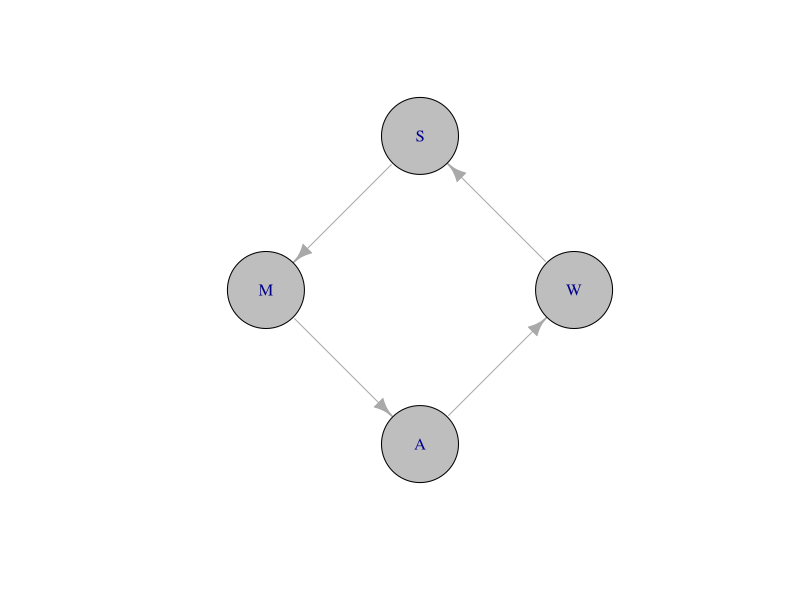

Here is the R script that generated this plot: (Note: this script raises an error after producing the figure.)
## ---- chunk 1
knitr::opts_chunk$set(echo = FALSE, warning = FALSE, 
                      message = FALSE,
                      fig.align = "center",
                      out.width = "600px")
## ---- chunk 2
library(igraph)
el <- rbind(c("W","S"), c("S","M"), c("M", "A"), c("A", "W"))
g <- graph_from_edgelist(el)
g$layout <- layout_in_circle
plot(g, vertex.size=50, vertex.color="gray")
## ---- chunk 3
knitr::include_graphics("https://images-na.ssl-images-amazon.com/images/I/31fzXc46omL._SX312_BO1,204,203,200_.jpg")
## ---- chunk 4
knitr::include_graphics("img/perception-action-cycle.jpg")
## ---- chunk 5
knitr::include_graphics("img/swanson-book-fig-10.12.jpg")
## ---- chunk 6
knitr::include_graphics("img/swanson-2005-fig-1.jpg")
## ---- chunk 7
knitr::include_graphics("img/nested-causality.jpeg")
## ---- chunk 8
knitr::include_graphics("img/biopsych-table-8.1.jpg")
## ---- chunk 9
knitr::include_graphics("http://droualb.faculty.mjc.edu/Course%20Materials/Physiology%20101/Chapter%20Notes/Fall%202007/figure_10_03_labeled.jpg")
## ---- chunk 10
knitr::include_graphics("https://onlinelibrary.wiley.com/cms/asset/b8b78ab1-4a85-4add-86cb-d389fb0988b1/mnfr3528-fig-0001-m.jpg")
## ---- chunk 11
knitr::include_graphics("http://hearinghealthmatters.org/waynesworld/files/2012/06/Fourier-Analysis.gif")
## ---- chunk 12
knitr::include_graphics("https://images.unsplash.com/photo-1519699486208-1293e479cb98?ixlib=rb-1.2.1&ixid=eyJhcHBfaWQiOjEyMDd9&w=1000&q=80")
## ---- chunk 13
knitr::include_graphics("img/tactile-receptive-field.jpg")
## ---- chunk 14
knitr::include_graphics("https://brainconnection.brainhq.com/wp-content/uploads/2004/03/photoreceptors-f1.png")
## ---- chunk 15
knitr::include_graphics("https://foundationsofvision.stanford.edu/wp-content/uploads/2012/02/orientedRF-1024x602.png")
## ---- chunk 16
knitr::include_graphics("http://www.d.umn.edu/~jfitzake/Lectures/UndergradPharmacy/SensoryPhysiology/Audition/Figures/ColoradoA1TonotopicMap.jpg")
## ---- chunk 17
knitr::include_graphics("https://arvo.silverchair-cdn.com/arvo/content_public/journal/jov/933499/m_jov-3-10-1-fig001.jpeg?Expires=1637668920&Signature=LC96WRpdIBZ9bh6K~8YsUW6qc0Nccb7GXk6f8O~PV8u0cSqBZ84NNGZJSslPQSkMqjFaJTlyT9De3Ul-erzKVEFstsle3x24-J8wL4wChjSww-IJfzOkA8cbyQZc8sOTvvbt-AbbpTXWu95eHqksTRuqbIGSgKFyqxCW1koirm3sVYqKcmsh35sOgixKkvkYbRL7tMOIkV1Ng8sEasx-T1owZFNEL9DPGnHBzyllMUfvrPvgkv2y067wEbIyDVvM9Xsd15FLQOztcio7nMobeMYtq9sBRVE7qChM6PYOVbANGQKs8nsPRm60jW7VhMp8NVlDNoCttiRP09WEKYBz6w__&Key-Pair-Id=APKAIE5G5CRDK6RD3PGA")
## ---- chunk 18
knitr::include_graphics("http://bio1152.nicerweb.com/Locked/media/ch49/49_16-MotorSensoryCorts-L.jpg")
## ---- chunk 19
knitr::include_graphics("img/two-point-thresholds.jpg")
## ---- chunk 20
knitr::include_graphics("https://upload.wikimedia.org/wikipedia/commons/5/51/Front_of_Sensory_Homunculus.gif")
## ---- chunk 21
knitr::include_graphics("https://upload.wikimedia.org/wikipedia/commons/thumb/2/27/AcuityHumanEye.svg/270px-AcuityHumanEye.svg.png")
## ---- chunk 22
knitr::include_graphics("http://auditoryneuroscience.com/sites/default/files/inline-images/HLdata_0.png")
## ---- chunk 23
knitr::include_graphics("img/swanson-11.4.jpg")
## ---- chunk 24
knitr::include_graphics("img/biopsych-fig-5.5.jpg")
## ---- chunk 25
knitr::include_graphics("img/biospsych-labeled-lines.jpg")
## ---- chunk 26
knitr::include_graphics("img/em-spectrum.jpg")
## ---- chunk 27
knitr::include_graphics("img/hud2014_1000c.jpg")
## ---- chunk 28
knitr::include_graphics("https://sites.google.com/site/obeluwa/_/rsrc/1372214890170/skin/introduction-to-diffuse-reflectance-spectroscopy/sample-spectra.png")
## ---- chunk 29
knitr::include_graphics("img/reflectance-spectrum.gif")
## ---- chunk 30
knitr::include_graphics("img/OpticArray.jpg")
## ---- chunk 31
knitr::include_graphics("img/rgb-monitor.jpg")
## ---- chunk 32
knitr::include_graphics("img/how-camera-works.jpg")
## ---- chunk 33
knitr::include_graphics("img/the-eye-ksj.jpg")
## ---- chunk 34
knitr::include_graphics("img/the-eye.jpg")
## ---- chunk 35
knitr::include_graphics("img/retinal-image.jpg")
## ---- chunk 36
knitr::include_graphics("img/visual-fields.jpg")
## ---- chunk 37
knitr::include_graphics("img/fovea.jpg")
## ---- chunk 38
knitr::include_graphics("img/acuity-across-visual-field.jpg")
## ---- chunk 39
knitr::include_graphics("img/acuity-across-visual-field-graph.jpg")
## ---- chunk 40
knitr::include_graphics("img/two-point-thresholds.jpg")
## ---- chunk 41
knitr::include_graphics("img/photoreceptors.jpg")
## ---- chunk 42
knitr::include_graphics("https://foundationsofvision.stanford.edu/wp-content/uploads/2012/02/rod.cone_.distribution2-1024x467.png")
## ---- chunk 43
knitr::include_graphics("img/1416_Color_Sensitivity.jpg")
## ---- chunk 44
knitr::include_graphics("img/retinal-layers.jpg")
## ---- chunk 45
knitr::include_graphics("img/on-center-off-center-receptive-fields.jpg")
## ---- chunk 46
knitr::include_graphics("img/RGBOpponent.gif")
## ---- chunk 47
knitr::include_graphics("img/eye-to-brain.jpg")
## ---- chunk 48
knitr::include_graphics("img/lgn.jpg")
## ---- chunk 49
knitr::include_graphics("img/eye-to-brain.jpg")
## ---- chunk 50
knitr::include_graphics("http://www.scholarpedia.org/w/images/3/3a/03-Human-V1.png")
## ---- chunk 51
knitr::include_graphics("img/mri-v1-retinotopy.jpg")
## ---- chunk 52
knitr::include_graphics("img/cortical-hypercolumn.jpg")
## ---- chunk 53
knitr::include_graphics("img/dir.selective.png")
## ---- chunk 54
knitr::include_graphics("http://www.scholarpedia.org/w/images/9/99/11-Hubel-Wiesel-model.png")
## ---- chunk 55
knitr::include_graphics("img/spatial-freq-fpsyg-03-00620-g003.jpg")
## ---- chunk 56
knitr::include_graphics("img/cortical-hypercolumn.jpg")
## ---- chunk 57
knitr::include_graphics("img/beyond-v1.jpg")
